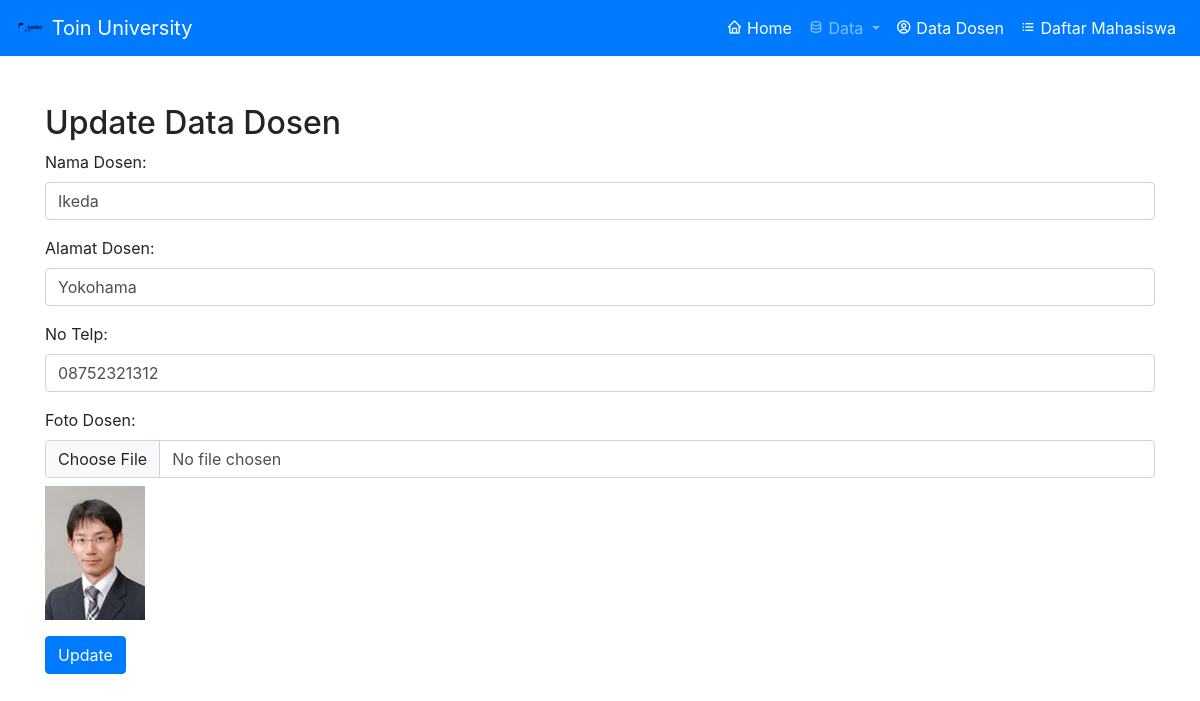
The app's page /data_dosen/update.php?id=23 with its own data.
### tables this page shows
CREATE TABLE `data_dosen` (
  `id` int NOT NULL,
  `nama_dosen` varchar(255) NOT NULL,
  `alamat_dosen` varchar(255) NOT NULL,
  `no_telp` varchar(20) NOT NULL,
  `foto_dosen` varchar(255) DEFAULT NULL
);

### data_dosen/update.php (the view, shortened to what this page needs)
<?php
include '../db.php';
include '../layouts/navbar.php';
if (isset($_GET["id"])) {
    $id = $_GET["id"];
    $sql = "SELECT id, nama_dosen, alamat_dosen, no_telp, foto_dosen FROM data_dosen WHERE id=$id";
    $result = $conn->query($sql);
    if ($result && $result->num_rows > 0) {
        $row = $result->fetch_assoc();
    } else {
        echo '<script>window.location.href = "index.php";</script>';
    }
} else {
    echo '<script>window.location.href = "index.php";</script>';
}
?>
<!DOCTYPE html>
<html>
<head>
    <link rel="stylesheet" href="https://maxcdn.bootstrapcdn.com/bootstrap/4.0.0/css/bootstrap.min.css">
</head>
<body>
<div class="container">
    <h2 class="mt-5">Update Data Dosen</h2>
    <?php if (isset($row)): ?>
    <form method="post" action="" enctype="multipart/form-data">
        <div class="form-group">
            <label for="nama_dosen">Nama Dosen:</label>
            <input type="text" class="form-control" id="nama_dosen" name="nama_dosen" value="<?php echo htmlspecialchars($row['nama_dosen']); ?>">
        </div>
        <div class="form-group">
            <label for="alamat_dosen">Alamat Dosen:</label>
            <input type="text" class="form-control" id="alamat_dosen" name="alamat_dosen" value="<?php echo htmlspecialchars($row['alamat_dosen']); ?>">
        </div>
        <div class="form-group">
            <label for="no_telp">No Telp:</label>
            <input type="text" class="form-control" id="no_telp" name="no_telp" value="<?php echo htmlspecialchars($row['no_telp']); ?>">
        </div>
        <div class="form-group">
            <label for="foto_dosen">Foto Dosen:</label>
            <input type="file" class="form-control" id="foto_dosen" name="foto_dosen">
            <?php if (!empty($row['foto_dosen'])): ?>
                <img src="uploads/<?php echo htmlspecialchars($row['foto_dosen']); ?>" alt="Foto Dosen" class="mt-2" width="100">
            <?php endif; ?>
        </div>
        <button type="submit" class="btn btn-primary">Update</button>
    </form>
    <?php endif; ?>
</div>
</body>
</html>

### records on screen
data_dosen: nama_dosen "Ikeda", alamat_dosen "Yokohama", no_telp "08752321312", foto_dosen (picture)
